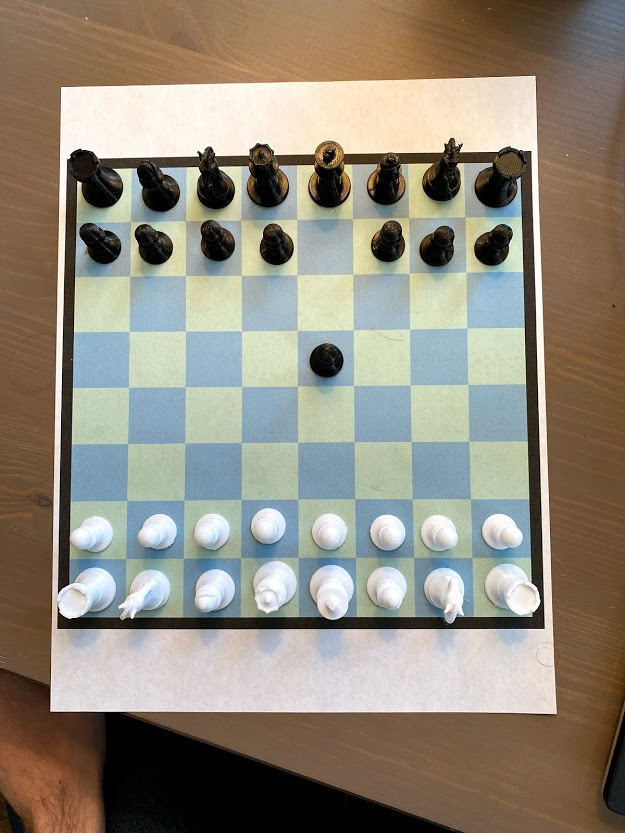
#> input picture images/blackonblack.jpg, 625 x 833 px
$ python -i crop_image.py   (imports and definitions only)
#> lines starting #> are read from the running program, lines starting #| are printed output that depends on the picture; after the words box and inside, x2 and y2 are one past the last pixel; in counts of white or black regions, pixels touching at a corner belong together
#> further down, picture is the input picture: shape (833, 625, 3); mean B, G, R 124.7, 138.3, 145.3
import numpy as np
import imutils
import cv2


def mask_to_whitebg(image, threshold=120, filterStrength=150):

#> called with threshold = 120, filterStrength = 150
    imageGray = cv2.cvtColor(image, cv2.COLOR_BGR2GRAY)
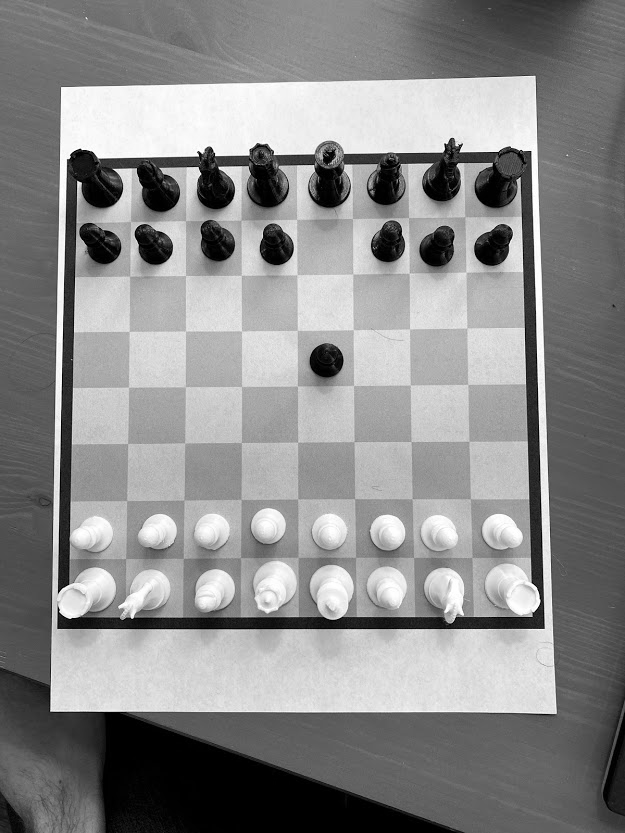
#> imageGray: shape (833, 625); min 0, max 255, mean 138.8

    # increase contrast with histogram equalization
    imageGray = cv2.equalizeHist(imageGray)
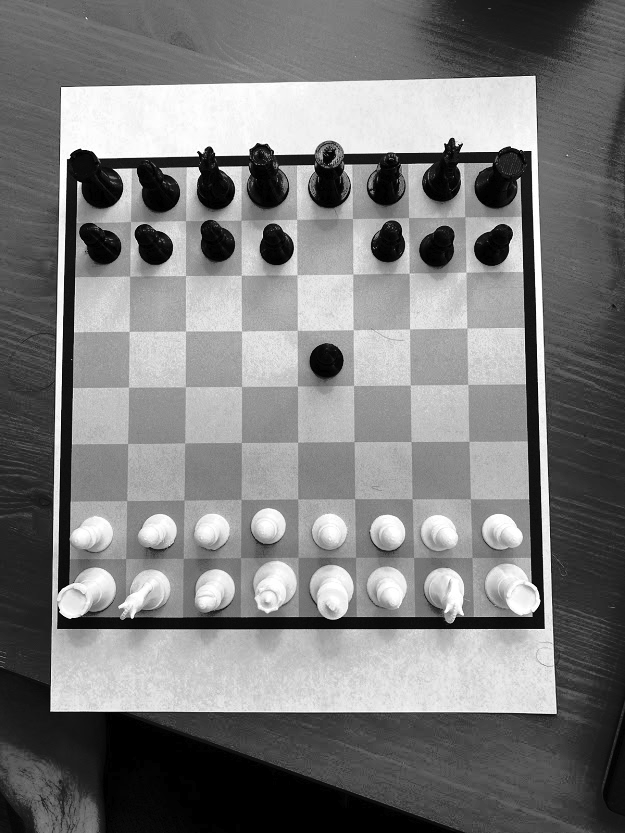
#> imageGray: shape (833, 625); min 0, max 255, mean 124.1

    # a filtering step to smooth noise in the image, then thresholding
    filtered = cv2.bilateralFilter(imageGray, 5, filterStrength, filterStrength)
    ret, thresh = cv2.threshold(filtered, threshold, 255, cv2.THRESH_BINARY)
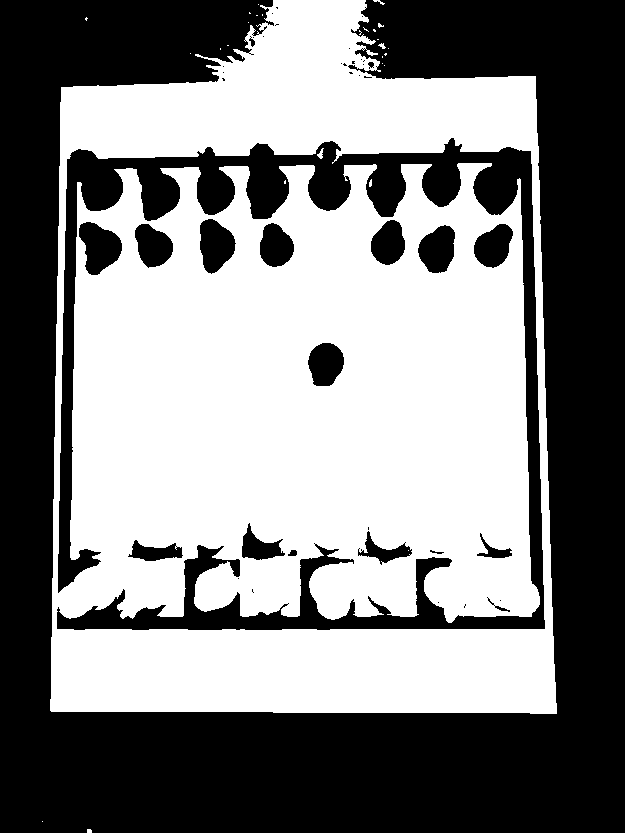
#> thresh: shape (833, 625); 51.3% white; 44 black regions (25 under 20 px)
#> ret = 120
    cv2.imshow("Thresh", thresh)
    cv2.waitKey(0)

    contours, hierarchy = cv2.findContours(thresh, cv2.RETR_TREE, cv2.CHAIN_APPROX_SIMPLE)
#> contours = 100 contours, 79 with area under 20; largest, box (x1, y1, x2, y2) and area: (50, 0, 557, 714) 318318, (56, 137, 546, 631) 42696, (78, 221, 123, 276) 1578, (199, 218, 237, 275) 1460, (417, 224, 456, 274) 1361

    cv2.drawContours(image, contours, -1, (0, 0, 255), 3)
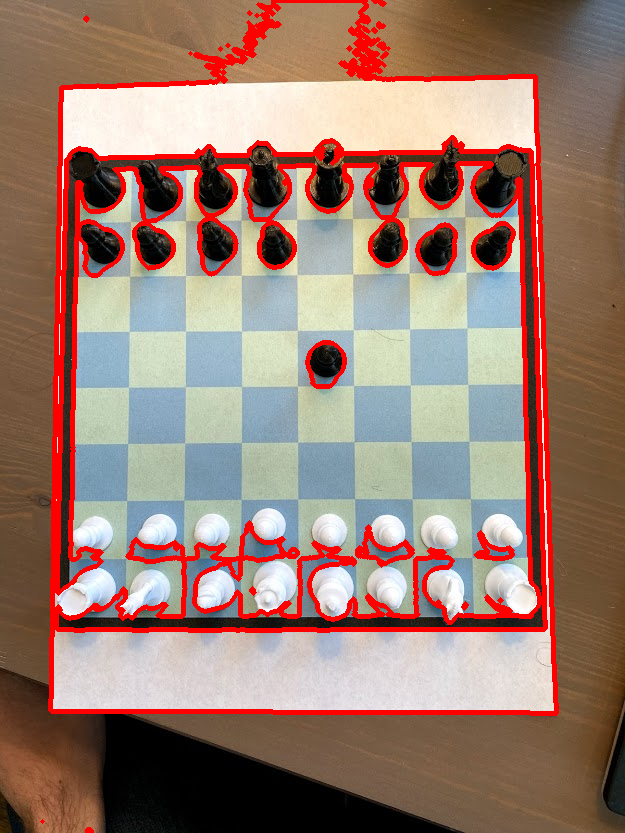
#> image: shape (833, 625, 3); 9.28% of pixels changed, all inside (x1, y1, x2, y2) = (40, 0, 559, 833)
    cv2.imshow("Contours", image)
    cv2.waitKey(0)

    contours = sorted(contours, key=lambda c: cv2.contourArea(c))

    return

>>> import cv2
>>> picture = cv2.imread('../../images/blackonblack.jpg')
>>> result = mask_to_whitebg(picture)

$ run again, on images/blackonwhite.jpg
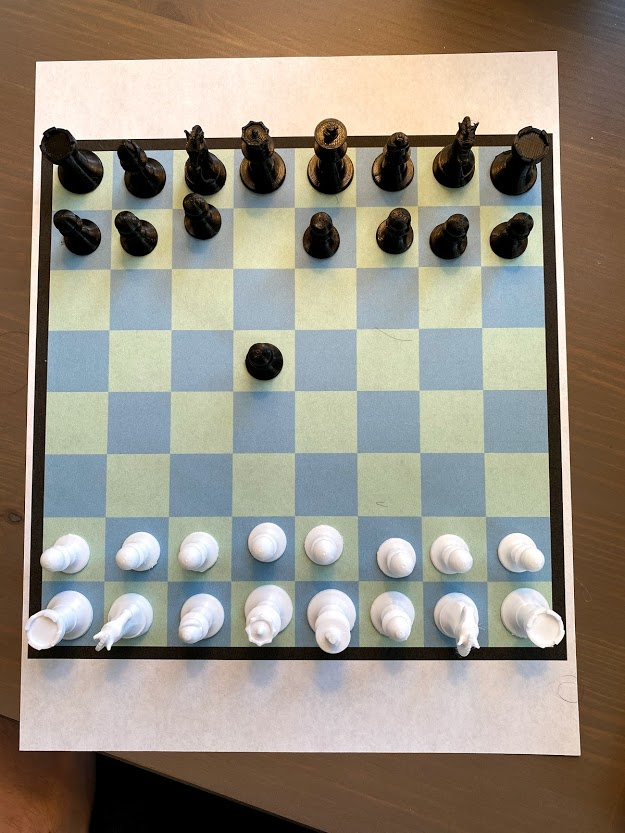
#> input picture images/blackonwhite.jpg, 625 x 833 px
#> picture is the input picture: shape (833, 625, 3); mean B, G, R 129.2, 141.9, 149
#> in mask_to_whitebg, `ret, thresh = cv2.threshold(filtered, threshold, 255, cv2.THRESH_BINARY)`:
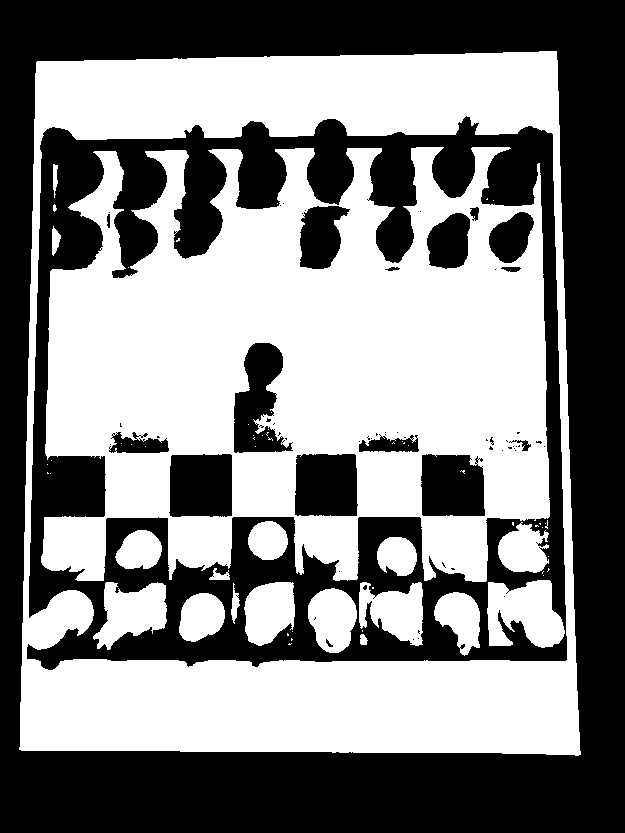
#> thresh: shape (833, 625); 52% white; 64 black regions (47 under 20 px)
#> ret = 120
#> contours = 198 contours, 160 with area under 20; largest, box (x1, y1, x2, y2) and area: (19, 51, 581, 756) 375040, (26, 115, 568, 671) 275758, (41, 147, 550, 582) 165052, (233, 342, 294, 454) 3979, (168, 453, 233, 518) 3921
#> in mask_to_whitebg, `cv2.drawContours(image, contours, -1, (0, 0, 255), 3)`:
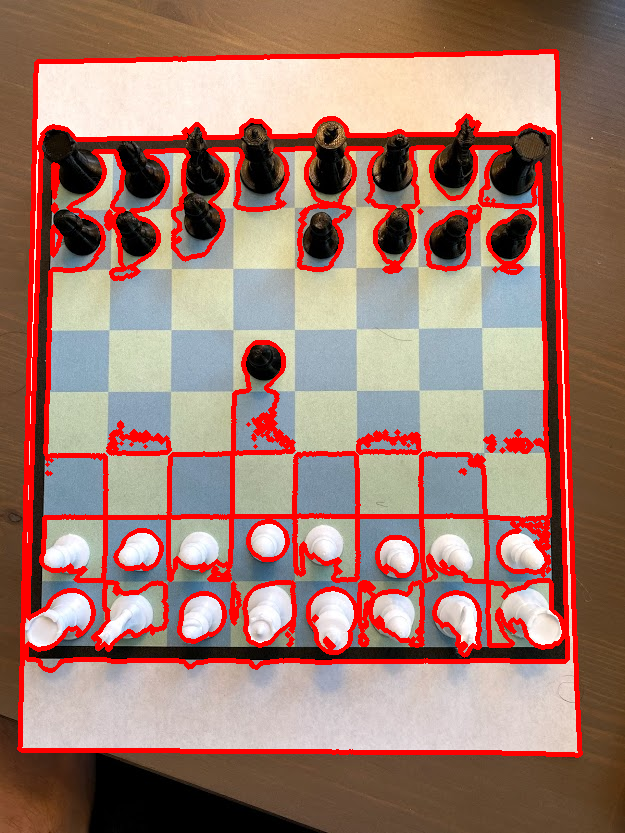
#> image: shape (833, 625, 3); 12.76% of pixels changed, all inside (x1, y1, x2, y2) = (17, 49, 583, 758)

$ run again, on images/neutralboard.jpg
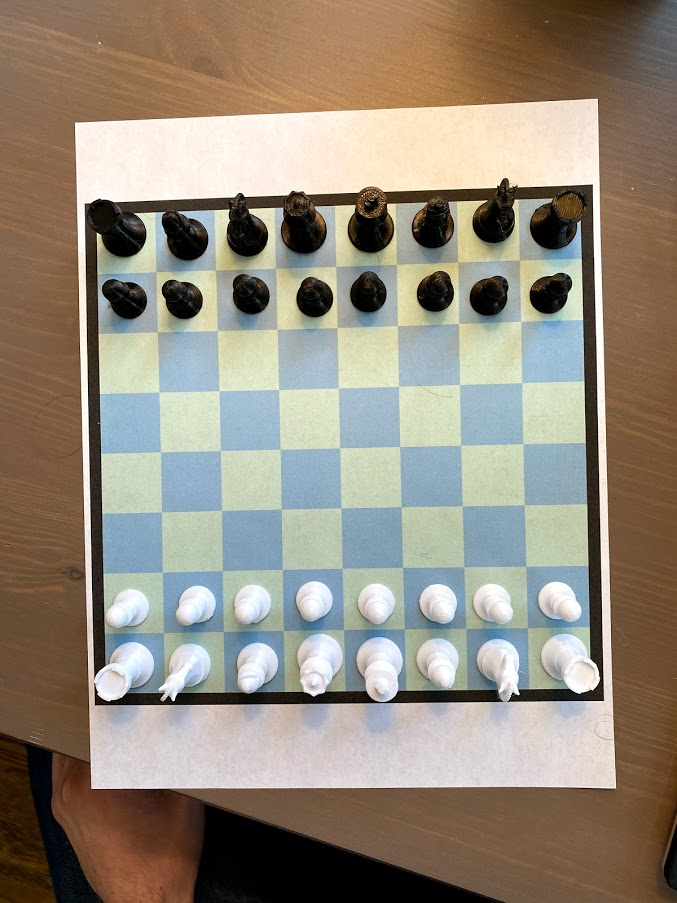
#> input picture images/neutralboard.jpg, 677 x 903 px
#> picture is the input picture: shape (903, 677, 3); mean B, G, R 124.5, 138.7, 148.2
#> in mask_to_whitebg, `ret, thresh = cv2.threshold(filtered, threshold, 255, cv2.THRESH_BINARY)`:
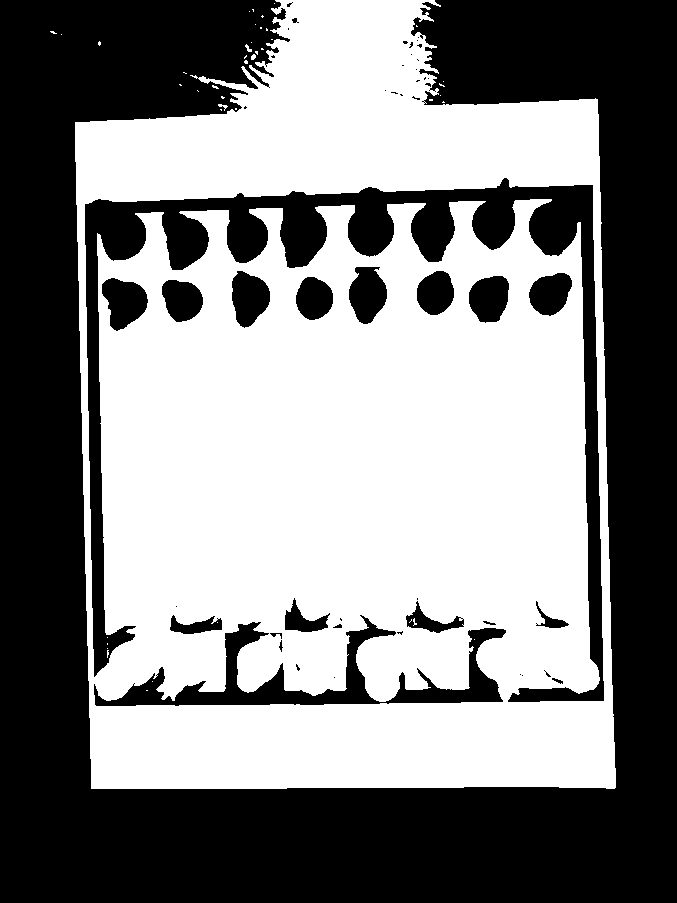
#> thresh: shape (903, 677); 51.7% white; 51 black regions (30 under 20 px)
#> ret = 120
#> contours = 110 contours, 85 with area under 20; largest, box (x1, y1, x2, y2) and area: (75, 0, 616, 789) 372149, (84, 177, 605, 703) 36976, (93, 614, 507, 707) 10018, (101, 277, 149, 332) 1711, (348, 266, 388, 325) 1649
#> in mask_to_whitebg, `cv2.drawContours(image, contours, -1, (0, 0, 255), 3)`:
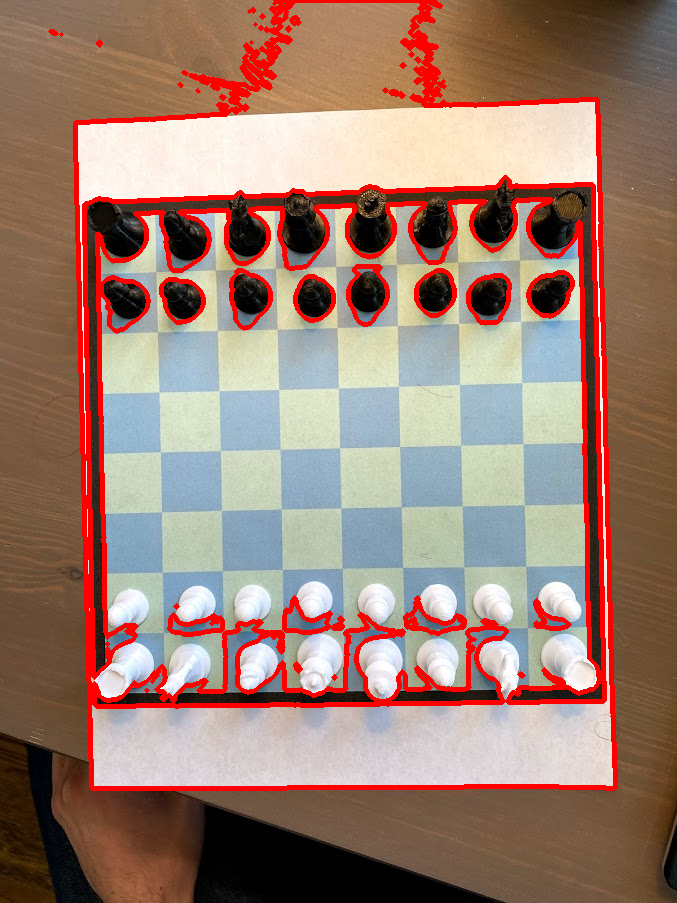
#> image: shape (903, 677, 3); 8.62% of pixels changed, all inside (x1, y1, x2, y2) = (48, 0, 618, 791)

$ run again, on images/twomoves.jpg
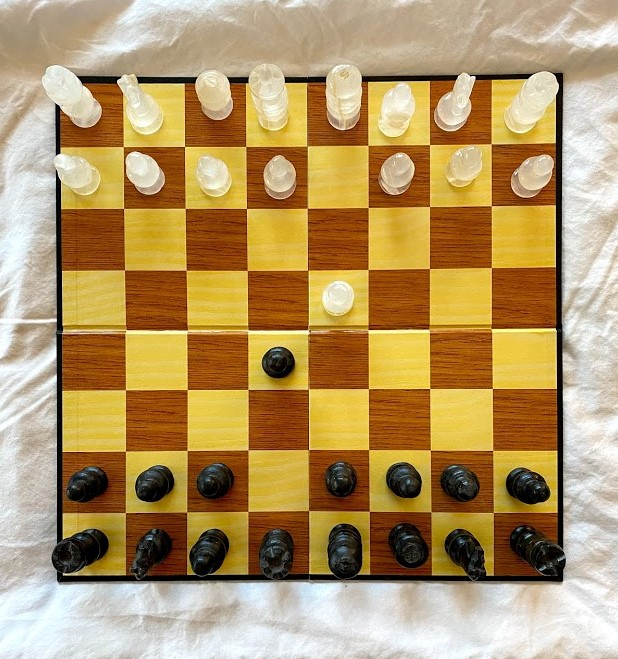
#> input picture images/twomoves.jpg, 618 x 659 px
#> picture is the input picture: shape (659, 618, 3); mean B, G, R 101.4, 150.3, 179.4
#> in mask_to_whitebg, `ret, thresh = cv2.threshold(filtered, threshold, 255, cv2.THRESH_BINARY)`:
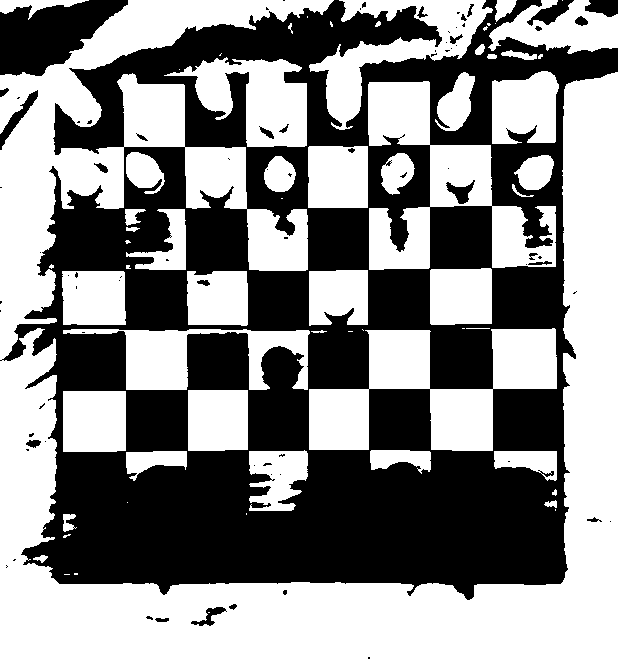
#> thresh: shape (659, 618); 53.3% white; 79 black regions (53 under 20 px)
#> ret = 120
#> contours = 155 contours, 90 with area under 20; largest, box (x1, y1, x2, y2) and area: (0, 0, 618, 659) 119067, (309, 328, 557, 451) 14466, (368, 81, 556, 270) 13205, (309, 0, 493, 130) 7299, (164, 57, 307, 147) 6518
#> in mask_to_whitebg, `cv2.drawContours(image, contours, -1, (0, 0, 255), 3)`:
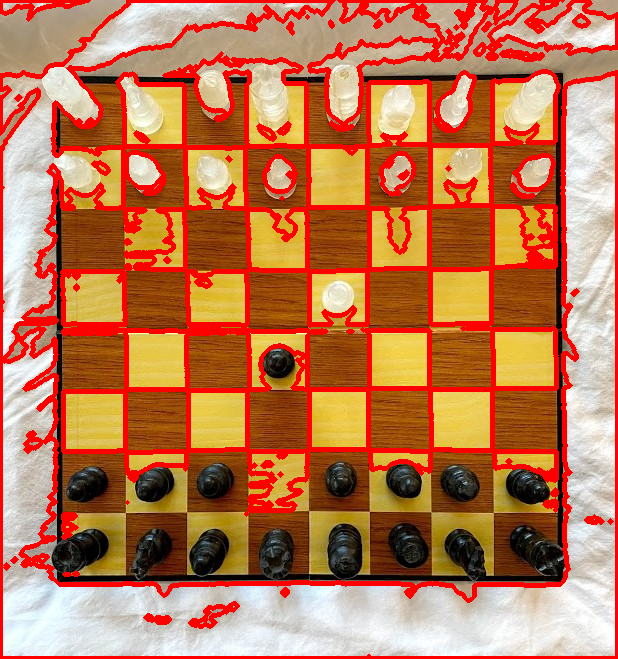
#> image: shape (659, 618, 3); 18.46% of pixels changed, all inside (x1, y1, x2, y2) = (0, 0, 618, 659)
